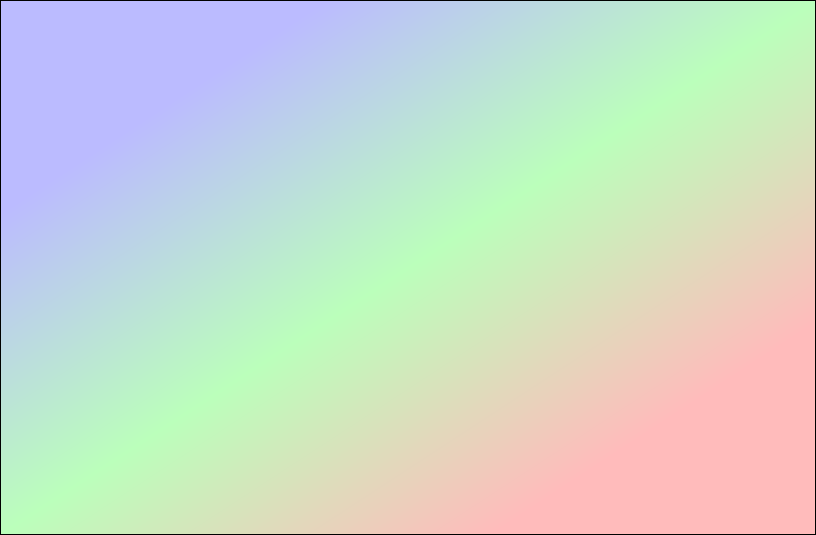
<?xml version="1.0" encoding="UTF-8"?>
<ui version="4.0">
 <class>QtMutualismBreakdownerTestPoisoningFunctionDialog</class>
 <widget class="QDialog" name="QtMutualismBreakdownerTestPoisoningFunctionDialog">
  <property name="geometry">
   <rect>
    <x>0</x>
    <y>0</y>
    <width>816</width>
    <height>535</height>
   </rect>
  </property>
  <property name="windowTitle">
   <string>MutualismBreakdowner</string>
  </property>
  <property name="styleSheet">
   <string notr="true">QDialog {
 background-color: qlineargradient(x1: 0, y1: 0, x2: 1, y2: 1, stop: 0  #bbf, stop: 0.2  #bbf, stop: 0.5 #bfb, stop: 0.8 #fbb, stop: 1 #fbb);
  border: 1px solid black
}

QSpinBox,QDoubleSpinBox,QComboBox { 
  background-color: qlineargradient(x1: 0, y1: 0, x2: 1, y2: 1, stop: 0  #bbb, stop: 1 #fff);
  border: 1px solid black
}

QPushButton
{
  color: #000;
  background-color: qradialgradient(cx: 0.5, cy: 0.5,fx: 0.5, fy: 0.5,radius: 0.5, stop: 0 #fff, stop: 1 #aaa);
  border: 1px solid black
}

QPlainTextEdit {
  font: 18px bold &quot;Courier&quot; courier monospace
}</string>
  </property>
  <layout class="QGridLayout" name="gridLayout">
   <item row="0" column="1">
    <widget class="QwtPlot" name="plot" native="true"/>
   </item>
   <item row="0" column="0">
    <widget class="QWidget" name="widget" native="true">
     <property name="sizePolicy">
      <sizepolicy hsizetype="Maximum" vsizetype="Preferred">
       <horstretch>0</horstretch>
       <verstretch>0</verstretch>
      </sizepolicy>
     </property>
     <layout class="QFormLayout" name="formLayout"/>
    </widget>
   </item>
  </layout>
 </widget>
 <layoutdefault spacing="6" margin="11"/>
 <customwidgets>
  <customwidget>
   <class>QwtPlot</class>
   <extends>QWidget</extends>
   <header>qwt_plot.h</header>
   <container>1</container>
  </customwidget>
 </customwidgets>
 <resources/>
 <connections/>
</ui>
